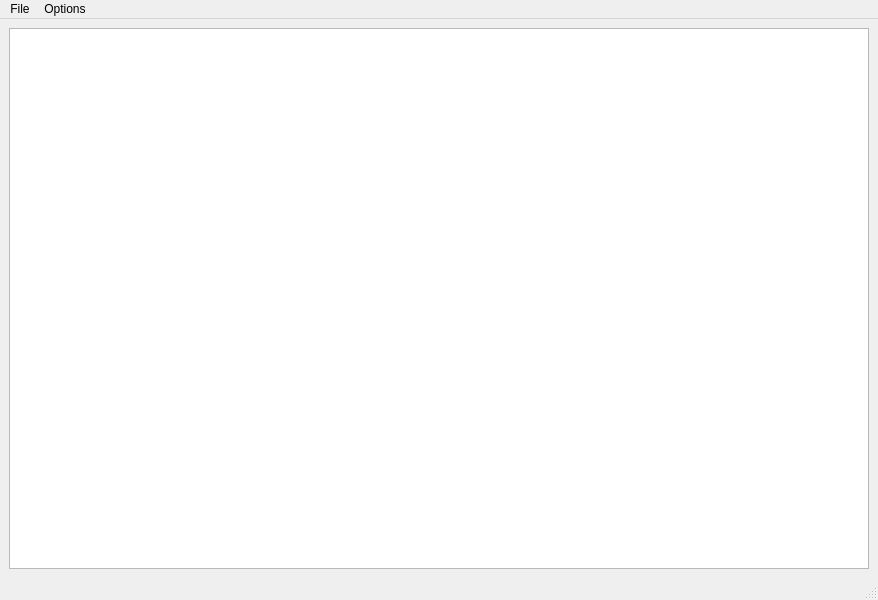
<?xml version="1.0" encoding="UTF-8"?>
<ui version="4.0">
 <class>MainWindow</class>
 <widget class="QMainWindow" name="MainWindow">
  <property name="geometry">
   <rect>
    <x>0</x>
    <y>0</y>
    <width>878</width>
    <height>600</height>
   </rect>
  </property>
  <property name="windowTitle">
   <string>MainWindow</string>
  </property>
  <widget class="QWidget" name="centralwidget">
   <layout class="QGridLayout" name="gridLayout">
    <item row="0" column="0">
     <widget class="QPlainTextEdit" name="plainTextEdit"/>
    </item>
   </layout>
  </widget>
  <widget class="QMenuBar" name="menubar">
   <property name="geometry">
    <rect>
     <x>0</x>
     <y>0</y>
     <width>878</width>
     <height>26</height>
    </rect>
   </property>
   <widget class="QMenu" name="menuFile">
    <property name="title">
     <string>File</string>
    </property>
    <addaction name="actionOpen"/>
    <addaction name="actionSave"/>
    <addaction name="actionClose"/>
   </widget>
   <widget class="QMenu" name="menuOptions">
    <property name="title">
     <string>Options</string>
    </property>
    <widget class="QMenu" name="menuFont_Size">
     <property name="title">
      <string>Font Size</string>
     </property>
     <addaction name="action6_px"/>
     <addaction name="action11_px"/>
     <addaction name="action12_px"/>
     <addaction name="action14_px"/>
     <addaction name="action16_px"/>
     <addaction name="action24_px"/>
     <addaction name="action30_px"/>
     <addaction name="action60_px"/>
     <addaction name="action72_px"/>
     <addaction name="separator"/>
    </widget>
    <addaction name="menuFont_Size"/>
   </widget>
   <addaction name="menuFile"/>
   <addaction name="menuOptions"/>
  </widget>
  <widget class="QStatusBar" name="statusbar"/>
  <action name="actionOpen">
   <property name="text">
    <string>Open</string>
   </property>
  </action>
  <action name="actionSave">
   <property name="text">
    <string>Save</string>
   </property>
  </action>
  <action name="actionClose">
   <property name="text">
    <string>Close</string>
   </property>
  </action>
  <action name="action6_px">
   <property name="text">
    <string>6 px</string>
   </property>
  </action>
  <action name="action11_px">
   <property name="text">
    <string>11 px</string>
   </property>
  </action>
  <action name="action12_px">
   <property name="text">
    <string>12 px</string>
   </property>
  </action>
  <action name="action14_px">
   <property name="text">
    <string>14 px</string>
   </property>
  </action>
  <action name="action16_px">
   <property name="text">
    <string>16 px</string>
   </property>
  </action>
  <action name="action24_px">
   <property name="text">
    <string>24 px</string>
   </property>
  </action>
  <action name="action30_px">
   <property name="text">
    <string>30 px</string>
   </property>
  </action>
  <action name="action60_px">
   <property name="text">
    <string>60 px</string>
   </property>
  </action>
  <action name="action72_px">
   <property name="text">
    <string>72 px</string>
   </property>
  </action>
 </widget>
 <resources/>
 <connections/>
</ui>
